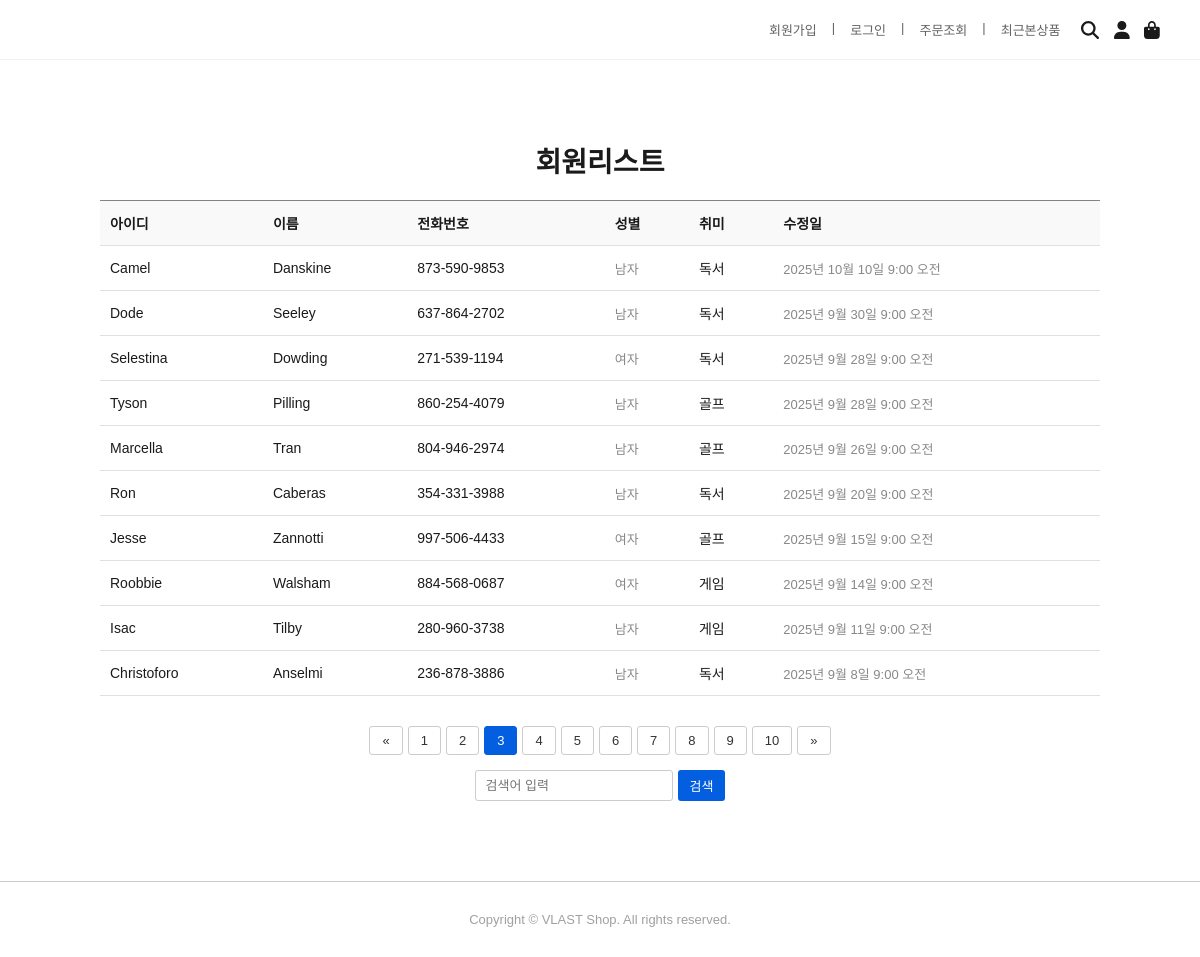
The page /member/list/?page=3 on the database its author committed.
### member/models.py (models this page shows, shortened)
class Member(models.Model):
    id = models.CharField(max_length=50, primary_key=True)
    pw = models.CharField(max_length=100)
    name = models.CharField(max_length=50)
    phone = models.CharField(max_length=13, default='010-0000-0000')
    gender = models.CharField(max_length=10, default='남자')
    hobby = models.CharField(max_length=100, default='게임')
    mdate = models.DateTimeField(auto_now=True)

### member/views.py (the view)
# urls.py: path('list/', views.list, name='list'),
def list(request):
    qs = Member.objects.all().order_by('-mdate')
    paginator = Paginator(qs, 10)
    page = request.GET.get('page', 1) # GET 파라미터에서 'page' 값을 가져옴, 기본값은 1
    try:
        list = paginator.page(page)
    except PageNotAnInteger:
        list = paginator.page(1)
    except EmptyPage:
        list = paginator.page(paginator.num_pages)
    context = {
        'list': list,
        'page' : page
        }
    return render(request, 'member/board.html', context)

### member/templates/member/board.html (shortened to what this page needs)
<!DOCTYPE html>
<html lang="ko">
<head>
  <link rel="stylesheet" href="/static/css/board.css">
</head>
<body>
  <div class="header">
    <div class="top-menu">
      <a href="#">회원가입</a> |
      <a href="/member/login">로그인</a> |
      <a href="#">주문조회</a> |
      <a href="#">최근본상품</a>
    </div>
    <div class="icons">
      <i class="fas fa-search"></i>
      <i class="fas fa-user"></i>
      <i class="fas fa-shopping-bag"></i>
    </div>
  </div>
  <div class="board-container">
    <div class="board-title">회원리스트</div>
    <table class="board-table">
      <thead>
        <tr>
          <th>아이디</th>
          <th>이름</th>
          <th>전화번호</th>
          <th>성별</th>
          <th>취미</th>
          <th>수정일</th>
        </tr>
      </thead>
      <tbody>
        {% for m in list %}
        <tr>
          <td>{{m.id}}</td>
          <td class="title"><a href="#">{{m.name}}</a></td>
          <td>{{m.phone}}</td>
          <td class="views">{{m.gender}}</td>
          <td>{{m.hobby}}</td>
          <td class="date">{{m.mdate}}</td>
        </tr>
        {% endfor %}
      </tbody>
    </table>
    <div class="board-footer" >
        <div class="pagination">
            {% if list.has_previous %}
                <a href="{% url 'member:list' %}?page={{ list.previous_page_number }}">&laquo;</a>
            {% else %}
                <a href="#" class="disabled">&laquo;</a>
            {% endif %}
            {% for i in list.paginator.page_range %}
                {% if list.number == i %}
                    <a href="#" class="active">{{ i }}</a>
                {% else %}
                    <a href="{% url 'member:list' %}?page={{ i }}">{{ i }}</a>
                {% endif %}
            {% endfor %}
            {% if list.has_next %}
                <a href="{% url 'member:list' %}?page={{ list.next_page_number }}">&raquo;</a>
            {% else %}
                <a href="#" class="disabled">&raquo;</a>
            {% endif %}
        </div>
        <div class="search-box">
            <input type="text" placeholder="검색어 입력">
            <button>검색</button>
        </div>
    </div>
  </div>
  <footer>
    Copyright © VLAST Shop. All rights reserved.
  </footer>
</body>
</html>

### static/css/board.css (style rules this page uses)
body { font-family: 'Arial', sans-serif; margin: 0; padding: 0; background: #fff; color: #1a1a1a; }
.header { width: 100%; height: 60px; display: flex; justify-content: flex-end; align-items: center; padding: 0 40px; box-sizing: border-box; border-bottom: 1px solid #f0f0f0; }
.top-menu { display: flex; gap: 15px; font-size: 13px; color: #636363; margin-right: 20px; }
.top-menu a { text-decoration: none; color: #636363; }
.icons { display: flex; gap: 15px; font-size: 18px; cursor: pointer; }
.board-container { max-width: 1000px; margin: 80px auto; padding: 0 20px; }
.board-title { font-size: 28px; font-weight: bold; margin-bottom: 20px; text-align: center; }
table.board-table { width: 100%; border-collapse: collapse; font-size: 14px; }
.board-table th, .board-table td { border-bottom: 1px solid #e0e0e0; padding: 12px 10px; text-align: left; }
.board-table th { background-color: #f9f9f9; font-weight: 600; border-top:1px solid #848484; }
.board-table td.title a { color: #1a1a1a; text-decoration: none; }
.board-table td.date, .board-table td.views { color: #888; font-size: 13px; }
.board-footer { margin-top: 30px; display: flex; justify-content: space-between; align-items: center; flex-wrap: wrap; gap: 10px; }
.pagination { display: flex; gap: 5px; justify-content: center; }
.pagination a { padding: 6px 12px; text-decoration: none; border: 1px solid #ccc; color: #333; font-size: 13px; border-radius: 3px; }
.pagination a.active { background-color: #035fe0; color: white; border-color: #035fe0; }
.search-box { display: flex; gap: 5px; justify-content: center; }
.search-box input { padding: 6px 10px; border: 1px solid #ccc; border-radius: 3px; font-size: 13px; }
.search-box button { padding: 6px 12px; background-color: #035fe0; color: white; border: none; border-radius: 3px; font-size: 13px; cursor: pointer; }
.board-footer { margin-top: 30px; display: flex; flex-direction: column; align-items: center; gap: 15px; }
footer { border-top: 1px solid #ccc; padding: 30px; text-align: center; font-size: 13px; color: #A0A0A0; }

### rows shown on the page
Member: id "Camel", name "Danskine", phone "873-590-9853", gender "남자", hobby "독서", mdate "2025년 10월 10일 9:00 오전"
Member: id "Dode", name "Seeley", phone "637-864-2702", gender "남자", hobby "독서", mdate "2025년 9월 30일 9:00 오전"
Member: id "Selestina", name "Dowding", phone "271-539-1194", gender "여자", hobby "독서", mdate "2025년 9월 28일 9:00 오전"
Member: id "Tyson", name "Pilling", phone "860-254-4079", gender "남자", hobby "골프", mdate "2025년 9월 28일 9:00 오전"
Member: id "Marcella", name "Tran", phone "804-946-2974", gender "남자", hobby "골프", mdate "2025년 9월 26일 9:00 오전"
Member: id "Ron", name "Caberas", phone "354-331-3988", gender "남자", hobby "독서", mdate "2025년 9월 20일 9:00 오전"
Member: id "Jesse", name "Zannotti", phone "997-506-4433", gender "여자", hobby "골프", mdate "2025년 9월 15일 9:00 오전"
Member: id "Roobbie", name "Walsham", phone "884-568-0687", gender "여자", hobby "게임", mdate "2025년 9월 14일 9:00 오전"
Member: id "Isac", name "Tilby", phone "280-960-3738", gender "남자", hobby "게임", mdate "2025년 9월 11일 9:00 오전"
Member: id "Christoforo", name "Anselmi", phone "236-878-3886", gender "남자", hobby "독서", mdate "2025년 9월 8일 9:00 오전"

### other values the page prints
{{ i }} "1" "2" "4" "5" "6" "7" "8" "9" "10"
{{ i }} "3"
